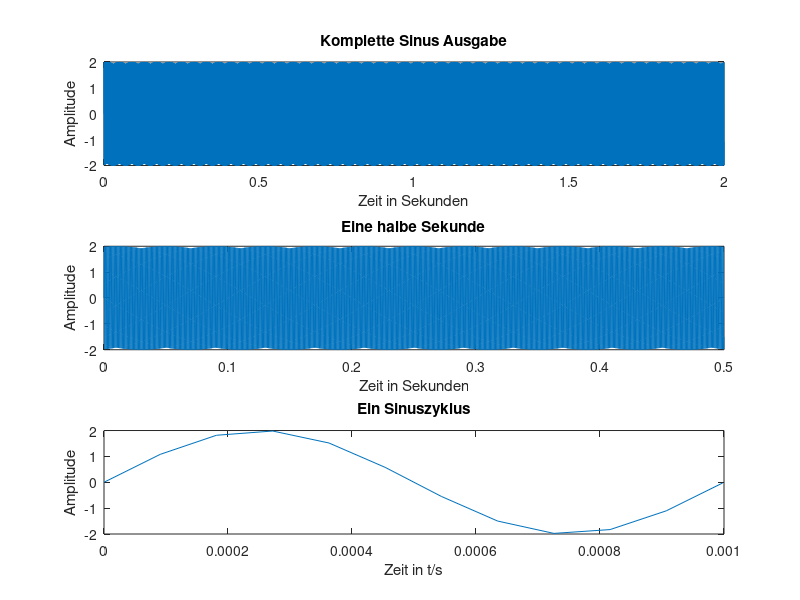

Here is the MATLAB script that generated this plot:
% Einführung in Matlab – Programmieren eines Sinussignals
%
% Fabian Andresen und Johannes Bluhm 11.11.2020
%
% MATLAB R2019b
%
% Dieses Programm generiert ein Sinussignal, grafisch und hörbar
%
% Abgabe Donnerstag, 12.11.2020

clc;       % Kommandofenster bereinigen
clear;     % Variablen bereinigen
close all; % Alles schließen

% Parameter
fa = 11025; % Abtastrate
f = 1000;   % Signalfrequenz
td = 2;     % Signaldauer
a = 2;      % Amplitude (Lautstärke)

% Berechnung
t = 1/fa;          % Abtastperiode
tVec = 0 : t : td-t; % Zeitvektor
sinVec = a * sin(2 * pi * f * tVec); % Sinusformel

% Aufgabe 2.2 Signal mit sound Befehl ausgeben
%sound (sinVec, 4000);
disp(length(sinVec)/4000); %Länge des Sounds
%sound (sinVec);
disp(length(sinVec)/8192); %Länge des Sounds
%sound (sinVec, fa);
disp(length(sinVec)/fa); %Länge des Sounds
%sound (sinVec, 2 * fa);
disp(length(sinVec)/(2*fa)); %Länge des Sounds

% Aufgabe 2.3
% Komplette 2 Sekunden Ausgabe
figure(1) % Fenster
subplot(3, 1, 1) % Graphenanordnung
plot(tVec, sinVec); % Sinus wird erzeugt im Fenster
xlabel('Zeit in Sekunden'); % x-Achse wird beschriftet
ylabel('Amplitude'); % y-Achse wird beschriftet
title('Komplette Sinus Ausgabe'); % Titel des Graphs

% Aufgabe 2.4
% Halbe Sekunde
subplot(3, 1, 2) % Graphenanordnung
plot(tVec(ceil(1:td*fa/4)), sinVec(ceil(1:td*fa/4))); % Sinus wird erzeugt im Fenster
xlabel('Zeit in Sekunden'); % x-Achse wird beschriftet
ylabel('Amplitude'); % y-Achse wird beschriftet
title('Eine halbe Sekunde'); % Titel des Graphs

% Ein Sinuszyklus
subplot(3, 1, 3) % Graphenanordnung
plot(tVec(1:ceil(fa/f)), sinVec(1:ceil(fa/f))); % Sinus wird erzeugt im Fenster
xlabel('Zeit in t/s'); % x-Achse wird beschriftet
ylabel('Amplitude'); % y-Achse wird beschriftet
title('Ein Sinuszyklus'); % Titel des Graphs
